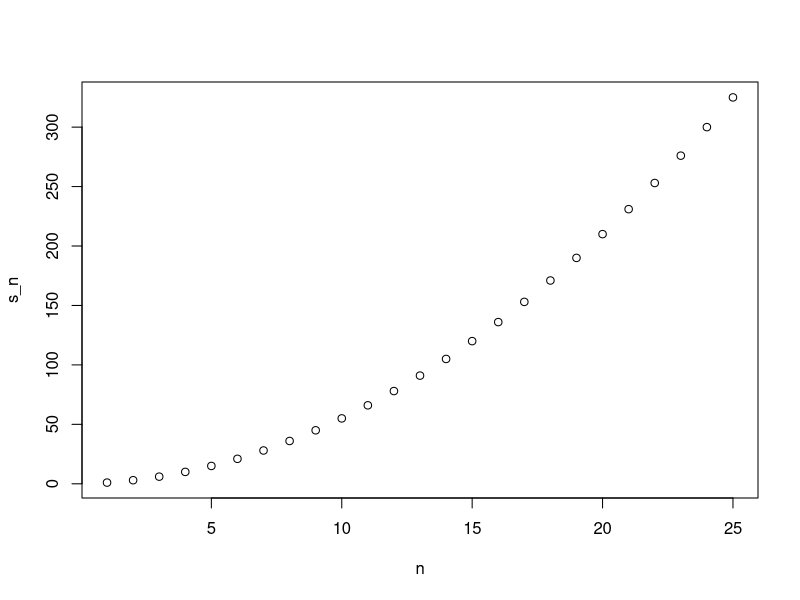
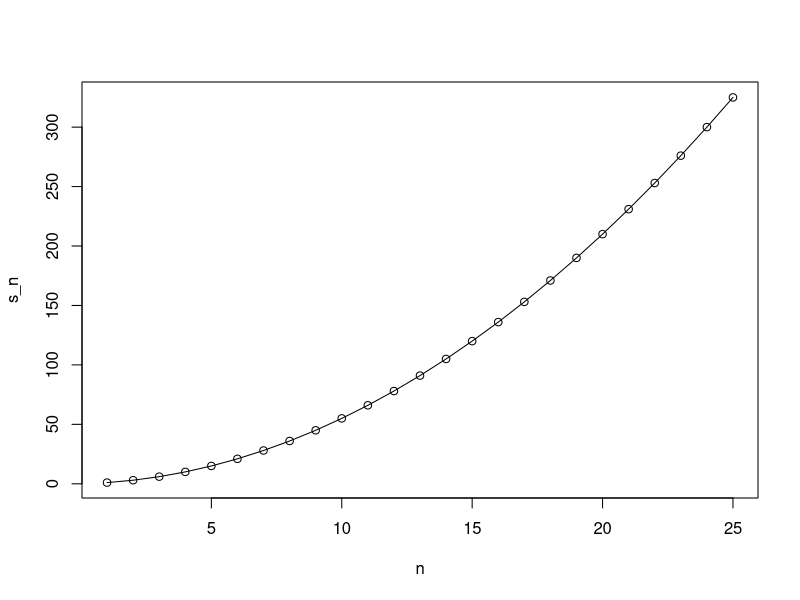
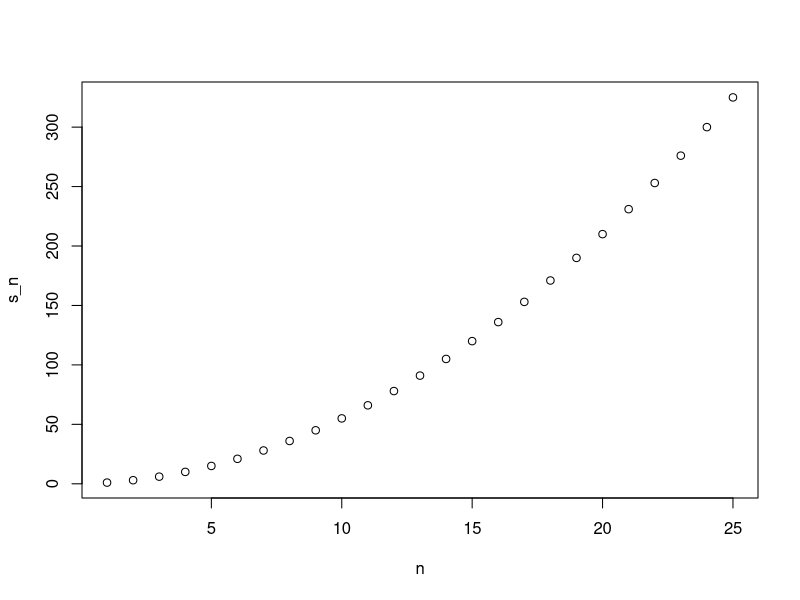
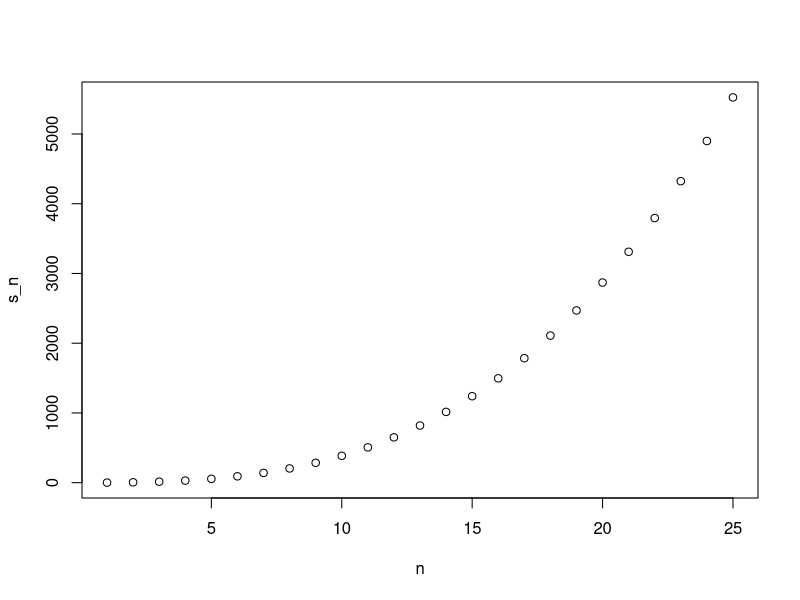

The R source for these figures, in order:
## ---- chunk 1
library("purrr")
## ---- chunk 2
compute_s_n <- function(n){
  x <- 1:n
  sum(x)
}
## ---- chunk 3
for(i in 1:5){
  print(i)
}
## ---- chunk 4
m <- 25
s_n <- vector(length = m) # create an empty vector
for(n in 1:m){
  s_n[n] <- compute_s_n(n)
}
## ---- chunk 5
n <- 1:m
plot(n, s_n)
## ---- chunk 6
head(data.frame(s_n = s_n, formula = n*(n+1)/2))
## ---- chunk 7
plot(n, s_n)
lines(n, n*(n+1)/2)
## ---- chunk 8
x <- 1:10
sqrt(x)
y <- 1:10
x*y
## ---- chunk 9
n <- 1:25
compute_s_n(n)
## ---- chunk 10
x <- 1:10
sapply(x, sqrt)
## ---- chunk 11
n <- 1:25
s_n <- sapply(n, compute_s_n)
plot(n, s_n)
## ---- chunk 12
x <- c(1,2,-3,4)

if(all(x>0)){
  print("All Postives")
} else{
  print("Not all positives")
}
## ---- chunk 13
x <- c(TRUE, FALSE)
all(x)
any(x)
any(!x)
all(!x)
y <- c(TRUE, TRUE)
all(y)
any(y)
any(!y)
all(!y)
## ---- chunk 14
library(dslabs)
data("murders")
new_names <- ifelse(nchar(murders$state)>8, murders$abb, murders$state)
new_names
## ---- chunk 15
sum_n <- function(n){
  x <- 1:n
  sum(1:n)
}
sum_n(5000)
## ---- chunk 16
altman_plot <- function(x, y){
  plot(x+y, abs(x-y))
}
## ---- chunk 17
x <- 3
my_func <- function(y){
  x <- 5
  y+5
}
## ---- chunk 18
x
## ---- chunk 19
compute_s_n <- function(n){
  x <- 1:n
  sum(x^2)
}
compute_s_n(10)
## ---- chunk 20
s_n <- vector("numeric", 25)
n <- 1:25
for (i in n) {
 s_n[i] <- compute_s_n(i)
}
s_n
## ---- chunk 21
s_n <- vector("numeric", 25)
n <- 1:25
s_n <- sapply(n, compute_s_n)
s_n
## ---- chunk 22
s_n <- vector("numeric", 25)
n <- 1:25
library(purrr)
s_n <- map_dbl(n, compute_s_n)
## ---- chunk 23
plot(n, s_n)
## ---- chunk 24
s_n == n*(n+1)*(2*n+1)/6
